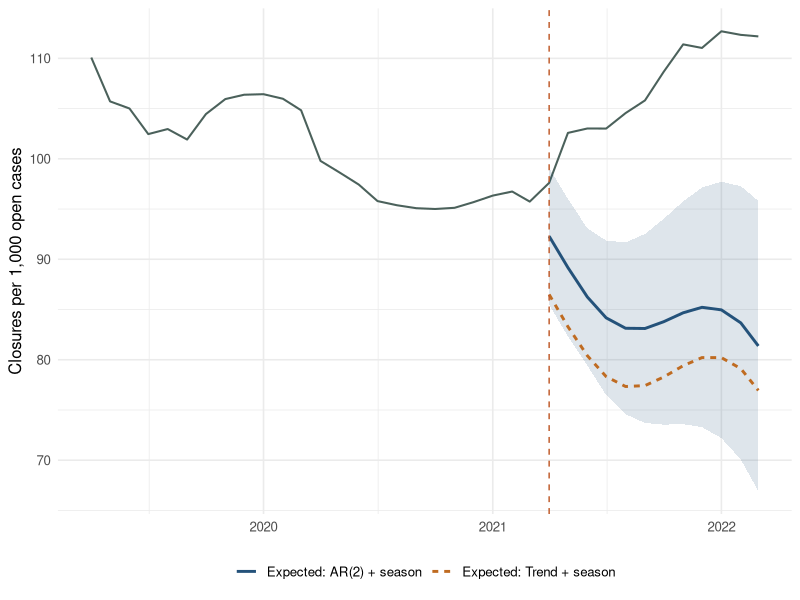

R code for this plot:
## ---- chunk 1
required_packages <- c("ggplot2")
missing_packages <- required_packages[!vapply(required_packages, requireNamespace, logical(1), quietly = TRUE)]
if (length(missing_packages) > 0) {
  install.packages(missing_packages, repos = "https://cloud.r-project.org")
}
invisible(lapply(required_packages, library, character.only = TRUE))

simulate_repairs <- function(seed = 48127L) {
  set.seed(seed)
  n_months <- 132L
  implementation_time <- 88L
  time <- seq_len(n_months)
  date <- seq(as.Date("2014-01-01"), by = "month", length.out = n_months)
  implemented <- as.integer(time >= implementation_time)
  time_after <- pmax(0L, time - implementation_time)
  transition <- as.integer(time %in% implementation_time:(implementation_time + 2L))
  season_sin <- sin(2 * pi * time / 12)
  season_cos <- cos(2 * pi * time / 12)

  demand_pressure <- 100 + 0.10 * time + 5 * season_sin +
    as.numeric(arima.sim(list(ar = 0.45), n = n_months, sd = 1.3))
  demand_challenger <- demand_pressure + rnorm(n_months, 0, 0.7)
  weather_pressure <- 50 + 6 * season_cos +
    as.numeric(arima.sim(list(ar = 0.25), n = n_months, sd = 1.2))
  service_capacity <- 100 + 30 * implemented + rnorm(n_months, 0, 1)

  # A later extreme period is intentionally outside pre-rollout support.
  demand_pressure[time >= 121L] <- demand_pressure[time >= 121L] + 34
  demand_challenger[time >= 121L] <- demand_challenger[time >= 121L] + 34

  service_noise <- as.numeric(arima.sim(list(ar = c(0.48, 0.18)), n = n_months, sd = 8))
  programme_effect <- 68 * implemented + 0.9 * time_after - 22 * transition
  completed <- pmax(1L, round(
    735 + 0.28 * time + 19 * season_cos + 0.85 * (demand_pressure - 100) +
      programme_effect + service_noise
  ))
  withdrawn <- pmax(1L, round(72 + 5 * season_sin + rnorm(n_months, 0, 3)))
  transferred <- pmax(1L, round(28 + rnorm(n_months, 0, 2)))
  closures <- completed + withdrawn + transferred
  new_requests <- pmax(1L, round(
    875 + 0.55 * time + 17 * season_sin + 1.2 * (demand_pressure - 100) +
      rnorm(n_months, 0, 8)
  ))
  scope_change <- ifelse(time == implementation_time, -620L, 0L)

  open_cases <- integer(n_months)
  open_cases[[1]] <- 4400L
  for (index in 2:n_months) {
    open_cases[[index]] <- open_cases[[index - 1L]] +
      new_requests[[index]] - closures[[index]] + scope_change[[index]]
  }

  lag_open_cases <- c(NA, head(open_cases, -1L))
  closure_rate <- 1000 * closures / lag_open_cases

  data.frame(
    time,
    date,
    implemented,
    time_after,
    transition,
    season_sin,
    season_cos,
    demand_pressure,
    demand_challenger,
    weather_pressure,
    service_capacity,
    completed,
    withdrawn,
    transferred,
    closures,
    new_requests,
    scope_change,
    open_cases,
    lag_open_cases,
    closure_rate
  )
}

repairs <- simulate_repairs()
implementation_time <- min(repairs$time[repairs$implemented == 1L])
training_data <- subset(repairs, time < implementation_time & is.finite(closure_rate))
primary_impact <- subset(repairs, time >= implementation_time & time <= implementation_time + 11L)
unsupported_extension <- subset(repairs, time >= 121L)

stopifnot(
  max(training_data$time) < implementation_time,
  min(primary_impact$time) == implementation_time,
  nrow(primary_impact) == 12L,
  all(repairs$closures == repairs$completed + repairs$withdrawn + repairs$transferred),
  all(repairs$open_cases[-1L] == repairs$open_cases[-nrow(repairs)] +
    repairs$new_requests[-1L] - repairs$closures[-1L] + repairs$scope_change[-1L])
)
## ---- chunk 2
predictor_roles <- data.frame(
  Predictor = c(
    "Demand pressure",
    "Demand challenger",
    "Weather pressure",
    "Service capacity"
  ),
  Causal_role = c(
    "Independent demand pressure and untreated predictor",
    "Alternative measure of the same demand mechanism",
    "Seasonal external demand pressure",
    "Changed by the programme"
  ),
  Decision = c(
    "Primary contextual candidate",
    "Redundancy diagnostic only",
    "Single-proxy sensitivity",
    "Exclude: downstream of rollout"
  )
)

predictor_roles

predictor_correlations <- cor(training_data[c(
  "demand_pressure",
  "demand_challenger",
  "weather_pressure"
)])

predictor_correlations

stopifnot(
  predictor_correlations["demand_pressure", "demand_challenger"] > 0.9,
  predictor_roles$Decision[predictor_roles$Predictor == "Service capacity"] ==
    "Exclude: downstream of rollout"
)
## ---- chunk 3
candidate_models <- c(
  "Seasonal naive",
  "Trend + season",
  "AR(2) + season",
  "Demand + trend"
)

forecast_candidate <- function(model_name, training, future) {
  if (model_name == "Seasonal naive") {
    lookup <- setNames(training$closure_rate, training$time)
    prediction <- unname(lookup[as.character(future$time - 12L)])
  } else if (model_name == "Trend + season") {
    fit <- lm(
      closure_rate ~ time + season_sin + season_cos,
      data = training
    )
    prediction <- as.numeric(predict(fit, newdata = future))
  } else if (model_name == "Demand + trend") {
    fit <- lm(
      closure_rate ~ time + season_sin + season_cos + demand_pressure,
      data = training
    )
    prediction <- as.numeric(predict(fit, newdata = future))
  } else if (model_name == "AR(2) + season") {
    training_xreg <- cbind(
      time = training$time,
      season_sin = training$season_sin,
      season_cos = training$season_cos
    )
    future_xreg <- cbind(
      time = future$time,
      season_sin = future$season_sin,
      season_cos = future$season_cos
    )
    fit <- arima(
      training$closure_rate,
      order = c(2, 0, 0),
      xreg = training_xreg,
      method = "ML"
    )
    prediction <- as.numeric(predict(
      fit,
      n.ahead = nrow(future),
      newxreg = future_xreg
    )$pred)
  } else {
    stop("Unknown candidate model")
  }

  stopifnot(length(prediction) == nrow(future), all(is.finite(prediction)))
  prediction
}
## ---- chunk 4
validation_origins <- c(51L, 57L, 63L, 69L, 75L)
validation_horizons <- c(3L, 6L, 12L)

validation_errors <- do.call(rbind, lapply(candidate_models, function(model_name) {
  do.call(rbind, lapply(validation_origins, function(origin) {
    training <- subset(training_data, time <= origin)
    future <- subset(training_data, time > origin & time <= origin + 12L)
    predictions <- forecast_candidate(model_name, training, future)

    do.call(rbind, lapply(validation_horizons, function(horizon) {
      row <- which(future$time == origin + horizon)
      data.frame(
        Model = model_name,
        Origin = origin,
        Horizon = horizon,
        Error = future$closure_rate[row] - predictions[row],
        Training_end = max(training$time),
        Forecast_time = future$time[row]
      )
    }))
  }))
}))

stopifnot(
  all(validation_errors$Training_end < validation_errors$Forecast_time),
  max(validation_errors$Forecast_time) < implementation_time,
  setequal(unique(validation_errors$Origin), validation_origins),
  all(table(validation_errors$Model, validation_errors$Horizon) == length(validation_origins))
)

validation_scores <- aggregate(
  Error ~ Model + Horizon,
  data = validation_errors,
  FUN = function(values) sqrt(mean(values^2))
)
names(validation_scores)[names(validation_scores) == "Error"] <- "RMSE"

naive_rmse <- validation_scores[validation_scores$Model == "Seasonal naive", c("Horizon", "RMSE")]
names(naive_rmse)[2] <- "Naive_RMSE"
validation_scores <- merge(validation_scores, naive_rmse, by = "Horizon")
validation_scores$Normalized_RMSE <- validation_scores$RMSE / validation_scores$Naive_RMSE

overall_scores <- aggregate(
  Normalized_RMSE ~ Model,
  data = validation_scores,
  FUN = mean
)
overall_scores <- overall_scores[order(overall_scores$Normalized_RMSE), ]
row.names(overall_scores) <- NULL

validation_scores[order(validation_scores$Horizon, validation_scores$Normalized_RMSE), ]
overall_scores
## ---- chunk 5
selected_model <- overall_scores$Model[[1L]]
comparator_model <- overall_scores$Model[[2L]]

selection_record <- data.frame(
  Role = c("Primary", "Near-performing comparator"),
  Model = c(selected_model, comparator_model),
  Mean_normalized_RMSE = c(
    overall_scores$Normalized_RMSE[[1L]],
    overall_scores$Normalized_RMSE[[2L]]
  )
)

selection_record

stopifnot(
  selected_model %in% candidate_models,
  comparator_model %in% candidate_models,
  selected_model != comparator_model,
  selection_record$Mean_normalized_RMSE[[1L]] <= selection_record$Mean_normalized_RMSE[[2L]]
)
## ---- chunk 6
forecast_with_intervals <- function(model_name, training, future) {
  prediction <- forecast_candidate(model_name, training, future)
  model_validation <- subset(validation_scores, Model == model_name)
  rmse_by_month <- approx(
    x = model_validation$Horizon,
    y = model_validation$RMSE,
    xout = seq_len(nrow(future)),
    method = "linear",
    rule = 2
  )$y

  data.frame(
    time = future$time,
    date = future$date,
    observed = future$closure_rate,
    expected = prediction,
    prediction_se = rmse_by_month,
    lower_95 = prediction - qnorm(0.975) * rmse_by_month,
    upper_95 = prediction + qnorm(0.975) * rmse_by_month,
    gap = future$closure_rate - prediction,
    lag_open_cases = future$lag_open_cases,
    new_requests = future$new_requests
  )
}

primary_forecast <- forecast_with_intervals(selected_model, training_data, primary_impact)
comparator_forecast <- forecast_with_intervals(comparator_model, training_data, primary_impact)

horizon_rows <- c(1L, 6L, 12L)
horizon_report <- rbind(
  transform(primary_forecast[horizon_rows, ], Model = selected_model),
  transform(comparator_forecast[horizon_rows, ], Model = comparator_model)
)
horizon_report$Horizon <- rep(c("Immediate", "6 months", "12 months"), 2)
horizon_report <- horizon_report[c(
  "Model",
  "Horizon",
  "observed",
  "expected",
  "gap",
  "lower_95",
  "upper_95"
)]

horizon_report

stopifnot(
  max(training_data$time) < min(primary_impact$time),
  all(is.finite(as.matrix(horizon_report[c("observed", "expected", "gap", "lower_95", "upper_95")]))),
  all(horizon_report$upper_95 > horizon_report$lower_95)
)
## ---- chunk 7
forecast_plot_data <- rbind(
  data.frame(date = primary_forecast$date, series = paste("Expected:", selected_model), value = primary_forecast$expected),
  data.frame(date = comparator_forecast$date, series = paste("Expected:", comparator_model), value = comparator_forecast$expected)
)

ggplot() +
  geom_line(
    data = subset(repairs, time >= implementation_time - 24L & time <= implementation_time + 11L),
    aes(date, closure_rate),
    colour = "#4b615b",
    linewidth = 0.7
  ) +
  geom_ribbon(
    data = primary_forecast,
    aes(date, ymin = lower_95, ymax = upper_95),
    fill = "#24527a",
    alpha = 0.15
  ) +
  geom_line(
    data = forecast_plot_data,
    aes(date, value, colour = series, linetype = series),
    linewidth = 1
  ) +
  geom_vline(xintercept = repairs$date[implementation_time], linetype = "dashed", colour = "#c05a2a") +
  scale_colour_manual(values = c("#24527a", "#bf6b21")) +
  labs(x = NULL, y = "Closures per 1,000 open cases", colour = NULL, linetype = NULL) +
  theme_minimal(base_size = 12) +
  theme(legend.position = "bottom")
## ---- chunk 8
primary_forecast$expected_closures_observed_exposure <-
  primary_forecast$expected / 1000 * primary_forecast$lag_open_cases
primary_forecast$observed_excess_closures <-
  primary_impact$closures - primary_forecast$expected_closures_observed_exposure

counterfactual_open <- numeric(nrow(primary_forecast))
counterfactual_lag <- numeric(nrow(primary_forecast))
counterfactual_expected_closures <- numeric(nrow(primary_forecast))

counterfactual_lag[[1L]] <- repairs$open_cases[implementation_time - 1L]
for (index in seq_len(nrow(primary_forecast))) {
  if (index > 1L) {
    counterfactual_lag[[index]] <- counterfactual_open[[index - 1L]]
  }
  counterfactual_expected_closures[[index]] <-
    primary_forecast$expected[[index]] / 1000 * counterfactual_lag[[index]]
  counterfactual_open[[index]] <- counterfactual_lag[[index]] +
    primary_forecast$new_requests[[index]] - counterfactual_expected_closures[[index]]
}

primary_forecast$counterfactual_lag_open <- counterfactual_lag
primary_forecast$expected_closures_counterfactual_exposure <- counterfactual_expected_closures
primary_forecast$counterfactual_excess_closures <-
  primary_impact$closures - counterfactual_expected_closures

cumulative_report <- data.frame(
  Exposure = c("Observed stock at risk", "Simulated no-programme stock"),
  Excess_closures = c(
    sum(primary_forecast$observed_excess_closures),
    sum(primary_forecast$counterfactual_excess_closures)
  )
)

cumulative_report

stopifnot(
  all(counterfactual_open > 0),
  all(is.finite(cumulative_report$Excess_closures))
)
## ---- chunk 9
training_range <- range(training_data$demand_pressure)
primary_range <- range(primary_impact$demand_pressure)
extension_range <- range(unsupported_extension$demand_pressure)

support_audit <- data.frame(
  Period = c("Pre-rollout training", "Primary 12-month impact", "Later extension"),
  Minimum = c(training_range[[1L]], primary_range[[1L]], extension_range[[1L]]),
  Maximum = c(training_range[[2L]], primary_range[[2L]], extension_range[[2L]]),
  Outside_training = c(
    FALSE,
    any(primary_impact$demand_pressure < training_range[[1L]] |
      primary_impact$demand_pressure > training_range[[2L]]),
    any(unsupported_extension$demand_pressure < training_range[[1L]] |
      unsupported_extension$demand_pressure > training_range[[2L]])
  )
)

support_audit

stopifnot(
  !support_audit$Outside_training[support_audit$Period == "Primary 12-month impact"],
  support_audit$Outside_training[support_audit$Period == "Later extension"]
)
## ---- chunk 10
ardl_data <- subset(repairs, time < implementation_time & is.finite(closure_rate))
ardl_data$delta_y <- c(NA, diff(ardl_data$closure_rate))
ardl_data$delta_x <- c(NA, diff(ardl_data$demand_pressure))
ardl_data$lag_y <- c(NA, head(ardl_data$closure_rate, -1L))
ardl_data$lag_x <- c(NA, head(ardl_data$demand_pressure, -1L))

unrestricted_ecm <- lm(
  delta_y ~ lag_y + lag_x + delta_x + time + season_sin + season_cos,
  data = ardl_data
)
restricted_ecm <- lm(
  delta_y ~ delta_x + time + season_sin + season_cos,
  data = ardl_data
)

bounds_style_test <- anova(restricted_ecm, unrestricted_ecm)
ecm_summary <- data.frame(
  Quantity = c("Bounds-style F statistic", "Lagged outcome coefficient", "Lagged context coefficient"),
  Value = c(
    bounds_style_test$F[[2L]],
    coef(unrestricted_ecm)[["lag_y"]],
    coef(unrestricted_ecm)[["lag_x"]]
  )
)

ecm_summary

stopifnot(all(is.finite(ecm_summary$Value)))
